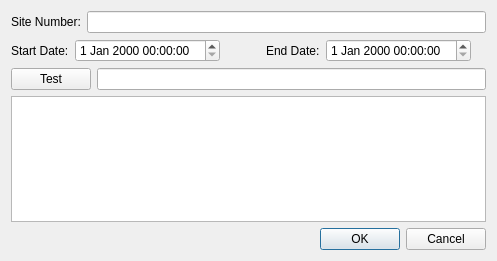
<?xml version="1.0" encoding="UTF-8"?>
<ui version="4.0">
 <class>InputConditionWidgetFunctionalDownloadDialog</class>
 <widget class="QDialog" name="InputConditionWidgetFunctionalDownloadDialog">
  <property name="geometry">
   <rect>
    <x>0</x>
    <y>0</y>
    <width>497</width>
    <height>261</height>
   </rect>
  </property>
  <property name="windowTitle">
   <string>Download</string>
  </property>
  <layout class="QVBoxLayout" name="verticalLayout">
   <item>
    <layout class="QHBoxLayout" name="horizontalLayout">
     <item>
      <widget class="QLabel" name="siteLabel">
       <property name="text">
        <string>Site Number:</string>
       </property>
      </widget>
     </item>
     <item>
      <widget class="QLineEdit" name="siteLineEdit"/>
     </item>
    </layout>
   </item>
   <item>
    <layout class="QHBoxLayout" name="horizontalLayout_2">
     <item>
      <widget class="QLabel" name="startDateLabel">
       <property name="text">
        <string>Start Date:</string>
       </property>
      </widget>
     </item>
     <item>
      <widget class="QDateTimeEdit" name="startDateTimeEdit"/>
     </item>
     <item>
      <spacer name="horizontalSpacer_2">
       <property name="orientation">
        <enum>Qt::Horizontal</enum>
       </property>
       <property name="sizeType">
        <enum>QSizePolicy::Fixed</enum>
       </property>
       <property name="sizeHint" stdset="0">
        <size>
         <width>40</width>
         <height>20</height>
        </size>
       </property>
      </spacer>
     </item>
     <item>
      <widget class="QLabel" name="endDateLabel">
       <property name="minimumSize">
        <size>
         <width>54</width>
         <height>0</height>
        </size>
       </property>
       <property name="text">
        <string>End Date:</string>
       </property>
      </widget>
     </item>
     <item>
      <widget class="QDateTimeEdit" name="endDateTimeEdit">
       <property name="calendarPopup">
        <bool>false</bool>
       </property>
      </widget>
     </item>
     <item>
      <spacer name="horizontalSpacer">
       <property name="orientation">
        <enum>Qt::Horizontal</enum>
       </property>
       <property name="sizeHint" stdset="0">
        <size>
         <width>40</width>
         <height>20</height>
        </size>
       </property>
      </spacer>
     </item>
    </layout>
   </item>
   <item>
    <layout class="QHBoxLayout" name="horizontalLayout_4">
     <item>
      <widget class="QPushButton" name="testButton">
       <property name="text">
        <string>Test</string>
       </property>
      </widget>
     </item>
     <item>
      <widget class="QLineEdit" name="urlEdit">
       <property name="readOnly">
        <bool>true</bool>
       </property>
      </widget>
     </item>
    </layout>
   </item>
   <item>
    <widget class="QPlainTextEdit" name="plainTextEdit"/>
   </item>
   <item>
    <widget class="QDialogButtonBox" name="buttonBox">
     <property name="orientation">
      <enum>Qt::Horizontal</enum>
     </property>
     <property name="standardButtons">
      <set>QDialogButtonBox::Cancel|QDialogButtonBox::Ok</set>
     </property>
    </widget>
   </item>
  </layout>
 </widget>
 <tabstops>
  <tabstop>siteLineEdit</tabstop>
  <tabstop>startDateTimeEdit</tabstop>
  <tabstop>endDateTimeEdit</tabstop>
  <tabstop>testButton</tabstop>
  <tabstop>urlEdit</tabstop>
  <tabstop>plainTextEdit</tabstop>
 </tabstops>
 <resources/>
 <connections>
  <connection>
   <sender>buttonBox</sender>
   <signal>accepted()</signal>
   <receiver>InputConditionWidgetFunctionalDownloadDialog</receiver>
   <slot>accept()</slot>
   <hints>
    <hint type="sourcelabel">
     <x>248</x>
     <y>254</y>
    </hint>
    <hint type="destinationlabel">
     <x>157</x>
     <y>274</y>
    </hint>
   </hints>
  </connection>
  <connection>
   <sender>buttonBox</sender>
   <signal>rejected()</signal>
   <receiver>InputConditionWidgetFunctionalDownloadDialog</receiver>
   <slot>reject()</slot>
   <hints>
    <hint type="sourcelabel">
     <x>316</x>
     <y>260</y>
    </hint>
    <hint type="destinationlabel">
     <x>286</x>
     <y>274</y>
    </hint>
   </hints>
  </connection>
 </connections>
</ui>
